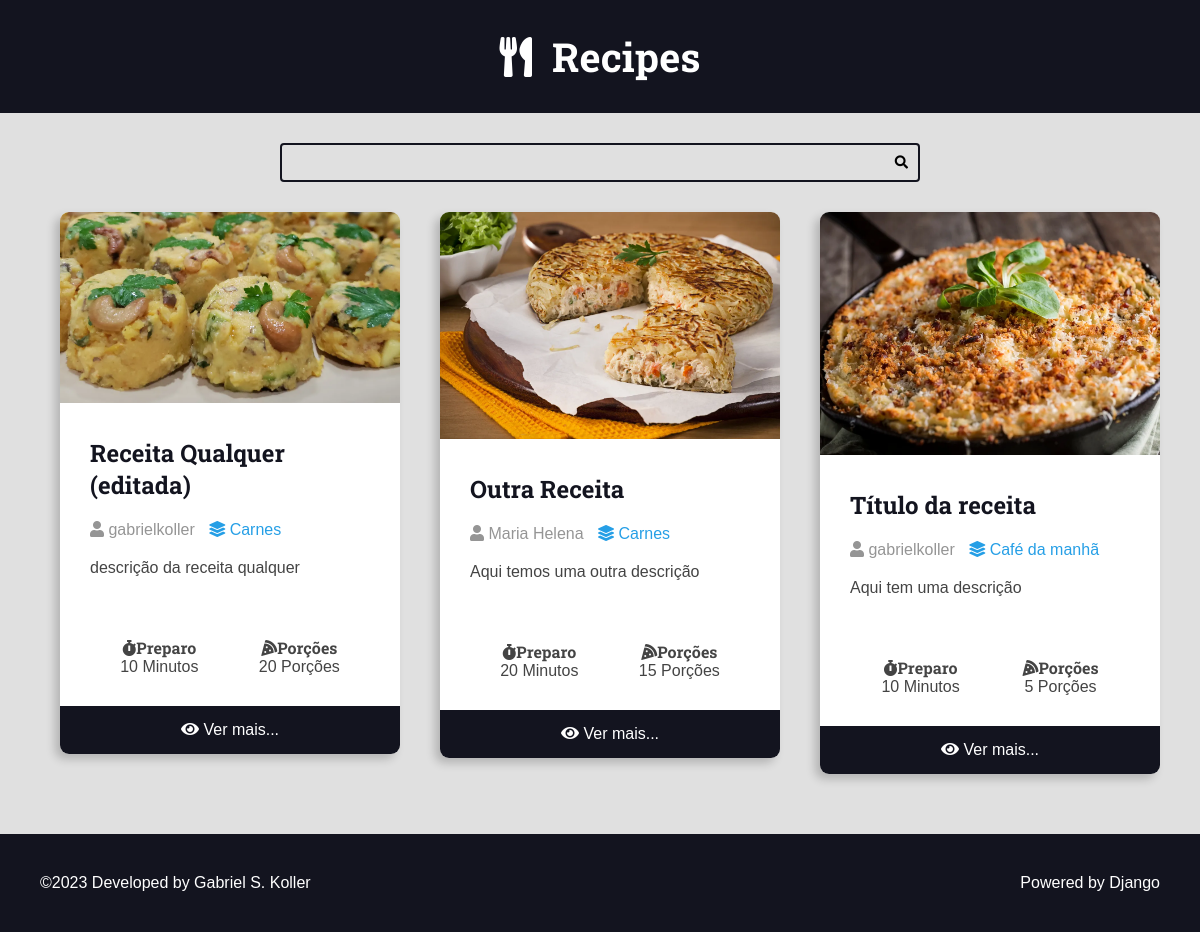
The page / on the database its author committed.
### recipes/models.py (models this page shows, shortened)
class Recipe(models.Model):
  title = models.CharField(max_length=65)
  description = models.CharField(max_length=165)
  slug = models.SlugField()
  preparation_time = models.IntegerField()
  preparation_time_unity = models.CharField(max_length=65)
  servings = models.IntegerField()
  servings_unity = models.CharField(max_length=65)
  preparation_steps = models.TextField()
  preparation_steps_is_html = models.BooleanField(default=False)
  created_at = models.DateTimeField(auto_now_add=True)
  updated_at = models.DateTimeField(auto_now=True)
  is_published = models.BooleanField(default=False)
  cover = models.ImageField(upload_to='recipes/covers/%Y/%m/%d')
  category = models.ForeignKey(Category, on_delete=models.SET_NULL, null=True, blank=True, default=None,)
  author = models.ForeignKey(User, on_delete=models.SET_NULL, null=True)

class Category(models.Model):
  name = models.CharField(max_length=65)

### recipes/views.py (the view)
# urls.py: 2. Add a URL to urlpatterns:  path('', views.home, name='home')
def home(request):
    recipes = Recipe.objects.filter(
        is_published=True
    ).order_by('-id')
    return render(request,'recipes/pages/home.html', context={
        'recipes': recipes,
    } )

### recipes/templates/recipes/pages/home.html (shortened to what this page needs)
{% extends 'global/base.html' %}
{% block content %}
<div class="main-content main-content-list container">
  {% for recipe in recipes %}
      {% include 'recipes/partials/recipe.html' %}
    {% empty %}
      <div class="center m-y">
        <h1>No recipe found here!!</h1>
      </div>
  {% endfor %}
</div>
{% endblock content %}

### base_templates/global/base.html (shortened to what this page needs)
<!DOCTYPE html>
<html lang="pt-BR">
<head>
  {% include 'recipes/partials/head.html' %}
</head>
<body>
  {% include 'recipes/partials/header.html' %}
  {% include 'recipes/partials/search.html' %}
  <main class="main-content-container">
    <div class="main-content main-content-list  container">
      {% block content %} {% endblock content %}
    </div>
  </main>
  {% include 'recipes/partials/footer.html'%}
</body>
</html>

### recipes/templates/recipes/partials/head.html (shortened to what this page needs)
{% load static %}
<html>
    <link
      rel="stylesheet"
      href="https://cdnjs.cloudflare.com/ajax/libs/font-awesome/5.15.4/css/fontawesome.min.css"
    />
    <link
      rel="stylesheet"
      href="https://cdnjs.cloudflare.com/ajax/libs/font-awesome/5.15.4/css/brands.min.css"
    />
    <link
      rel="stylesheet"
      href="https://cdnjs.cloudflare.com/ajax/libs/font-awesome/5.15.4/css/solid.min.css"
    />
    <link rel="stylesheet" href="{% static 'recipes/css/styles.css' %}" />
</html>

### recipes/templates/recipes/partials/header.html
<header class="main-header-container">
  <div class="main-header container">
    <h1>
      <a class="main-logo" href="{% url 'recipes:home' %}">
        <i class="fas fa-utensils main-logo-icon"></i>
        <span class="main-logo-text"> Recipes </span>
      </a>
    </h1>
  </div>
</header>

### recipes/templates/recipes/partials/search.html
<div class="search-container">
  <div class="container">
    <form action="" class="search-form">
      <input type="search" class="search-input" name="search" />
      <button type="submit" class="search-button">
        <i class="fas fa-search"></i>
      </button>
    </form>
  </div>
</div>

### recipes/templates/recipes/partials/recipe.html (shortened to what this page needs)
<div class="recipe recipe-list-item">
  <div class="recipe-cover">
    <a href="{% url 'recipes:recipe' recipe.id %}">
      <img src="{{ recipe.cover.url }}" alt="temporario"/>
  </a>
  </div>
  <div class="recipe-title-container">
    <h2 class="recipe-title">
      <a href="{% url 'recipes:recipe' recipe.id %}">
        {{ recipe.title }}
      </a>
    </h2>
  </div>
  <div class="recipe-author">
    <span class="recipe-author-item">
      <i class="fas fa-user"></i>
          {% if recipe.author is not None %}
          {% if recipe.author.first_name %}
              {{ recipe.author.first_name }} {{ recipe.author.last_name }}
          {% else %}
              {{ recipe.author.username }}
          {% endif  %}
        {% else %}
          Desconhecido
      {% endif %}
    </span>
    {% if recipe.category is not None %}
        <span class="recipe-author-item">
          <a href="{% url 'recipes:category' recipe.category.id %}">
            <i class="fas fa-layer-group"></i>
            <span>{{ recipe.category.name }}</span>
          </a>
        </span>
    {% endif %}
  </div>
  <div class="recipe-content">
    <p>
      {{ recipe.description }}
    </p>
  </div>
  <div class="recipe-meta-container">
    <div class="recipe-meta recipe-preparation">
      <h3 class="recipe-meta-title"><i class="fas fa-stopwatch"></i>Preparo</h3>
      <div class="recipe-meta-text">{{ recipe.preparation_time }} {{ recipe.preparation_time_unit }}
          Minutos
      </div>
    </div>
    <div class="recipe-meta recipe-servings">
      <h3 class="recipe-meta-title">
        <i class="fas fa-pizza-slice"></i>Porções
      </h3>
      <div class="recipe-meta-text">
        {{ recipe.servings }} {{ recipe.servings_unit }}
          Porções
      </div>
    </div>
  </div>
  {% if is_detail_page is not True %}
  <footer class="recipe-footer">
    <a class="recipe-read-more button button-dark button-full-width" href="{% url 'recipes:recipe' recipe.id %}">
      <i class="fas fa-eye"></i>
      <span>Ver mais...</span>
    </a>
  </footer>
  {% endif %}
</div>

### recipes/templates/recipes/partials/footer.html
<footer class="main-footer">
  <div class="developer">
    <a
      href="https://beacons.ai/gabrielkoller"
      target="_blank"
      rel="noreferrer noopener"
      >©2023 Developed by Gabriel S. Koller</a
    >
  </div>
  <div class="powered">
    <a
      href="https://www.djangoproject.com/"
      target="_blank"
      rel="noreferrer noopener"
      >Powered by Django</a
    >
  </div>
</footer>

### recipes/static/recipes/css/styles.css (style rules this page uses)
:root { --color-primary: #269fe6; --color-primary-hover: #2086c2; --color-primary-dark: #13141f; --color-primary-dark-hover: #212336; --color-primary-light: #d4ecfa; --color-primary-light-hover: #bdd8e7; --color-white: #fff; --color-black: #000; --color-dark-text: #444; --color-info-light: #cce5ff; --color-debug-light: #cce5ff; --color-success-light: #d4edda; --color-alert-light: #fff3cd; --color-warning-light: #fff3cd; --color-error-light: #f8d7da; --color-info-dark: #4d86c4; --color-debug-dark: #4d86c4; --color-success-dark: #4a9c5d; --color-alert-dark: #927f40; --color-warning-dark: #927f40; --color-error-dark: #da525d; --color-gray-0: #f9f9f9; --color-gray-1: #e0e0e0; --color-gray-2: #c7c7c7; --color-gray-3: #aeaeae; --color-gray-4: #959595; --color-gray-5: #7d7d7d; --color-gray-6: #646464; --color-gray-7: #4b4b4b; --color-gray-8: #323232; --color-gray-9: #191919; --font-primary: sans-serif; --font-headings: "Roboto Slab", serif; --spacing-gutter-medium: 3rem; --spacing-gutter-large: 4rem; }
* { padding: 0; margin: 0; box-sizing: border-box; }
html { font-size: 62.5%; }
body { font-size: 1.6rem; font-family: var(--font-primary); background: var(--color-gray-1); color: var(--color-dark-text); }
h1, h2, h3, h4, h5, h6 { font-family: var(--font-headings); }
.container { max-width: 144rem; margin: 0 auto; padding: var(--spacing-gutter-medium); }
.main-header-container { background: var(--color-primary-dark); }
.main-logo { font-size: 4rem; color: var(--color-white); text-decoration: none; display: flex; flex-flow: row nowrap; align-items: center; justify-content: center; width: fit-content; margin: 0 auto; }
.main-logo-icon { margin-right: 2rem; }
.search-form { border: 0.2rem solid var(--color-primary-dark); max-width: 64rem; margin: 0 auto; border-radius: 0.4rem; position: relative; transition: all 300ms ease-in-out; }
.search-input, .search-button { border: none; background: none; outline: none; padding: 1rem; transition: all 300ms ease-in-out; }
.search-input { width: 100%; padding-right: 3rem; }
.search-button { position: absolute; top: 0; right: 0; }
.main-content { padding-top: 0; }
.main-content-list { display: grid; grid-template-columns: repeat(auto-fit, minmax(340px, 1fr)); gap: var(--spacing-gutter-large); }
.recipe { background: var(--color-white); box-shadow: -5px 5px 10px rgba(0, 0, 0, 0.2); transform: scale(1); transition: all 300ms ease-in-out; border-radius: 0.9rem; overflow: hidden; }
.recipe img { max-width: 100%; }
.recipe-list-item { max-width: 64rem; height: fit-content; }
.recipe-title-container { padding: var(--spacing-gutter-medium); padding-bottom: 2rem; }
.recipe-title-container a { text-decoration: none; color: var(--color-primary-dark); }
.recipe-author { padding: 0 var(--spacing-gutter-medium); }
.recipe-content { padding: var(--spacing-gutter-medium); padding-top: 2rem; }
.recipe-author-item { color: var(--color-gray-4); margin-right: 1rem; }
.recipe-author a { color: var(--color-primary); transition: all 300ms ease-in-out; text-decoration: none; }
.recipe-meta-container { display: flex; flex-flow: row wrap; padding: var(--spacing-gutter-medium); }
.recipe-meta { display: flex; flex-flow: column nowrap; flex-shrink: 1; flex-grow: 1; text-align: center; }
.recipe-meta-title { font-size: 1.6rem; }
.recipe-footer a { background: var(--color-primary-dark); display: block; color: var(--color-white); text-decoration: none; text-align: center; padding: 1.5rem var(--spacing-gutter-medium); transition: all 300ms ease-in-out; }
.main-footer { display: flex; align-items: center; justify-content: space-between; background: var(--color-primary-dark); color: var(--color-white); padding: var(--spacing-gutter-large); }
.main-footer a { color: var(--color-white); text-decoration: none; transition: all 300ms ease-in-out; }

### rows shown on the page
Recipe: cover (picture), title "Receita Qualquer (editada)", author.username "gabrielkoller", category.name "Carnes", description "descrição da receita qualquer", preparation_time "10", servings "20"
Recipe: cover (picture), title "Outra Receita", author.first_name "Maria", author.last_name "Helena", category.name "Carnes", description "Aqui temos uma outra descrição", preparation_time "20", servings "15"
Recipe: cover (picture), title "Título da receita", author.username "gabrielkoller", category.name "Café da manhã", description "Aqui tem uma descrição", preparation_time "10", servings "5"
